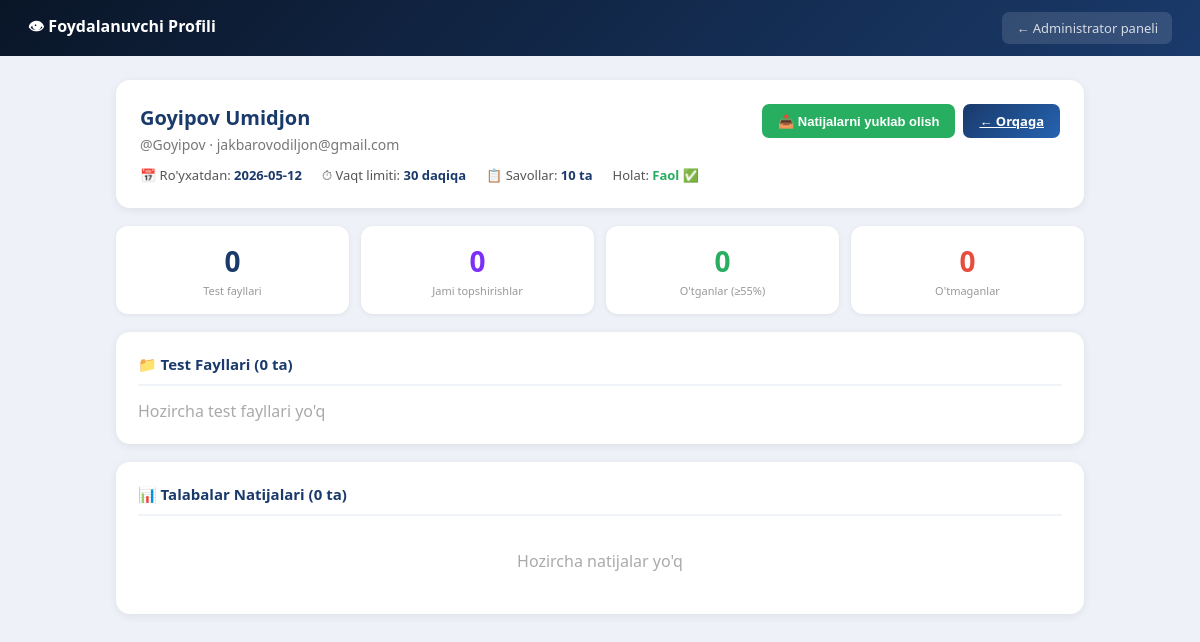
Screenshot of /admin/teacher/2e352eff-55a4-4036-851a-2af486a27719 (signed in) with the database file from the repository.
### tables this page shows
CREATE TABLE teachers (
            id TEXT PRIMARY KEY, name TEXT, username TEXT UNIQUE,
            password_hash TEXT, email TEXT, created_at TEXT,
            is_active INTEGER DEFAULT 1,
            time_limit INTEGER DEFAULT 30,
            question_count INTEGER DEFAULT 10);

### app.py (the view)
@app.route('/admin/teacher/<tid>')
@admin_required
def admin_teacher_profile(tid):
    t = get_teacher_by_id(tid)
    if not t: return render_template('error.html', msg="O'qituvchi topilmadi"), 404
    t_dir  = get_teacher_tests_dir(tid)
    tests  = [f[:-5] for f in sorted(os.listdir(t_dir)) if f.endswith('.xlsx')]
    results = db_load_results(teacher_id=tid)
    return render_template('admin_teacher.html', teacher=t, tests=tests, results=results)

### app.py (called while the page is built)
def get_db():
    con = sqlite3.connect(DB_FILE)
    con.row_factory = sqlite3.Row
    return con

def admin_required(f):
    @wraps(f)
    def decorated(*args, **kwargs):
        if not session.get('admin_logged_in'):
            return redirect(url_for('admin_login'))
        return f(*args, **kwargs)
    return decorated

def get_teacher_tests_dir(teacher_id):
    d = os.path.join(TESTS_DIR, f'teacher_{teacher_id}')
    os.makedirs(d, exist_ok=True)
    return d

def get_teacher_by_id(tid):
    con = get_db()
    row = con.execute('SELECT * FROM teachers WHERE id=?',(tid,)).fetchone()
    con.close()
    return dict(row) if row else None

def db_load_results(category=None, teacher_id=None):
    con = get_db()
    q = 'SELECT * FROM results WHERE 1=1'
    params = []
    if teacher_id:
        q += ' AND teacher_id=?'; params.append(teacher_id)
    if category and category != 'all':
        q += ' AND category=?'; params.append(category)
    q += ' ORDER BY date DESC'
    rows = con.execute(q, params).fetchall()
    con.close()
    out = []
    for row in rows:
        d = dict(row); d['group'] = d.pop('grp')
        d['answers'] = json.loads(d['answers']); out.append(d)
    return out

### templates/admin_teacher.html (shortened to what this page needs)
<!DOCTYPE html>
<html lang="uz">
<head>
</head>
<body>
<div class="hdr">
  <h1>👁 Foydalanuvchi Profili</h1>
  <a href="/admin" class="hdr-btn">← Administrator paneli</a>
</div>
<div class="page">
  <div class="top-card">
    <div class="teacher-info">
      <h2>{{ teacher.name }}</h2>
      <p>@{{ teacher.username }} {% if teacher.email %}· {{ teacher.email }}{% endif %}</p>
      <div class="teacher-meta">
        <div class="meta-item">📅 Ro'yxatdan: <strong>{{ (teacher.created_at or '')[:10] }}</strong></div>
        <div class="meta-item">⏱ Vaqt limiti: <strong>{{ teacher.time_limit or 30 }} daqiqa</strong></div>
        <div class="meta-item">📋 Savollar: <strong>{{ teacher.question_count or 10 }} ta</strong></div>
        <div class="meta-item">Holat: <strong style="color:{{ '#27ae60' if teacher.is_active else '#e74c3c' }}">{{ 'Faol ✅' if teacher.is_active else 'Bloklangan ❌' }}</strong></div>
      </div>
    </div>
    <div style="display:flex;gap:8px;flex-wrap:wrap;">
      <button class="btn btn-green" onclick="exportResults()">📥 Natijalarni yuklab olish</button>
      <a href="/admin" class="btn btn-blue">← Orqaga</a>
    </div>
  </div>
  {% set done = results|length %}
  {% set passed = results|selectattr('percentage','ge',55)|list|length %}
  {% set failed = done - passed %}
  <div class="stat-row">
    <div class="stat"><div class="n">{{ tests|length }}</div><div class="l">Test fayllari</div></div>
    <div class="stat"><div class="n" style="color:#7b2ff7;">{{ done }}</div><div class="l">Jami topshirishlar</div></div>
    <div class="stat"><div class="n" style="color:#27ae60;">{{ passed }}</div><div class="l">O'tganlar (≥55%)</div></div>
    <div class="stat"><div class="n" style="color:#e74c3c;">{{ failed }}</div><div class="l">O'tmaganlar</div></div>
  </div>
  <div class="card">
    <h2>📁 Test Fayllari ({{ tests|length }} ta)</h2>
    {% if tests %}
    <div style="display:flex;flex-wrap:wrap;gap:8px;">
      {% for t in tests %}
      <span class="badge badge-cat">📄 {{ t }}</span>
      {% endfor %}
    </div>
    {% else %}
    <p style="color:#aaa;">Hozircha test fayllari yo'q</p>
    {% endif %}
  </div>
  <div class="card">
    <h2>📊 Talabalar Natijalari ({{ results|length }} ta)</h2>
    {% if results %}
    <div class="tbl-wrap">
    <table>
      <thead><tr><th>#</th><th>F.I.O.</th><th>Guruh</th><th>Test turi</th><th>Jami</th><th>To'g'ri</th><th>Xato</th><th>Foiz</th><th>Sana</th></tr></thead>
      <tbody>
        {% for r in results %}
        <tr>
          <td>{{ loop.index }}</td>
          <td><strong>{{ r.fio }}</strong></td>
          <td>{{ r.group }}</td>
          <td><span class="badge badge-cat">{{ r.category }}</span></td>
          <td>{{ r.total }}</td>
          <td style="color:#27ae60;font-weight:700;">{{ r.correct }}</td>
          <td style="color:#e74c3c;">{{ r.wrong }}</td>
          <td class="{{ 'pct-good' if r.percentage>=85 else ('pct-mid' if r.percentage>=55 else 'pct-low') }}">{{ r.percentage }}%</td>
          <td style="font-size:12px;color:#aaa;">{{ r.date }}</td>
        </tr>
        {% endfor %}
      </tbody>
    </table>
    </div>
    {% else %}
    <p style="color:#aaa;text-align:center;padding:20px;">Hozircha natijalar yo'q</p>
    {% endif %}
  </div>
</div>
</body>
</html>

### templates/admin_teacher.html (style rules this page uses)
* { box-sizing:border-box;margin:0;padding:0; }
body { font-family:'Segoe UI',Arial,sans-serif;background:#eef1f7;min-height:100vh; }
.hdr { background:linear-gradient(135deg,#0a1628,#1a3a6b);color:white;padding:0 28px;height:56px;display:flex;align-items:center;justify-content:space-between; }
.hdr h1 { font-size:16px;font-weight:700; }
.hdr-btn { color:rgba(255,255,255,.8);text-decoration:none;font-size:13px;background:rgba(255,255,255,.12);padding:7px 14px;border-radius:7px; }
.page { max-width:1000px;margin:24px auto;padding:0 16px; }
.top-card { background:white;border-radius:14px;padding:24px;box-shadow:0 2px 10px rgba(0,0,0,.07);margin-bottom:18px;display:flex;justify-content:space-between;align-items:flex-start;flex-wrap:wrap;gap:16px; }
.teacher-info h2 { font-size:20px;font-weight:800;color:#1a3a6b; }
.teacher-info p { font-size:14px;color:#777;margin-top:4px; }
.teacher-meta { display:flex;gap:20px;flex-wrap:wrap;margin-top:12px; }
.meta-item { font-size:13px;color:#555; }
.meta-item strong { color:#1a3a6b; }
.stat-row { display:grid;grid-template-columns:repeat(4,1fr);gap:12px;margin-bottom:18px; }
.stat { background:white;border-radius:12px;padding:16px;text-align:center;box-shadow:0 1px 5px rgba(0,0,0,.07); }
.stat .n { font-size:28px;font-weight:800;color:#1a3a6b; }
.stat .l { font-size:11px;color:#999;margin-top:3px; }
.card { background:white;border-radius:14px;padding:22px;box-shadow:0 2px 10px rgba(0,0,0,.07);margin-bottom:18px; }
.card h2 { font-size:15px;color:#1a3a6b;font-weight:700;margin-bottom:14px;padding-bottom:10px;border-bottom:2px solid #f0f4f8; }
.btn { padding:8px 16px;border:none;border-radius:7px;font-size:13px;font-weight:600;cursor:pointer; }
.btn-blue { background:linear-gradient(135deg,#1a3a6b,#2563b0);color:white; }
.btn-green { background:#27ae60;color:white; }

### rows the page displays
teachers: name "Goyipov Umidjon", username "Goyipov", email "jakbarovodiljon@gmail.com", created_at "2026-05-12", time_limit "30", question_count "10", is_active "Faol ✅"

### other values shown
{{ tests|length }} "0"
{{ done }} "0"
{{ passed }} "0"
{{ failed }} "0"
{{ results|length }} "0"
